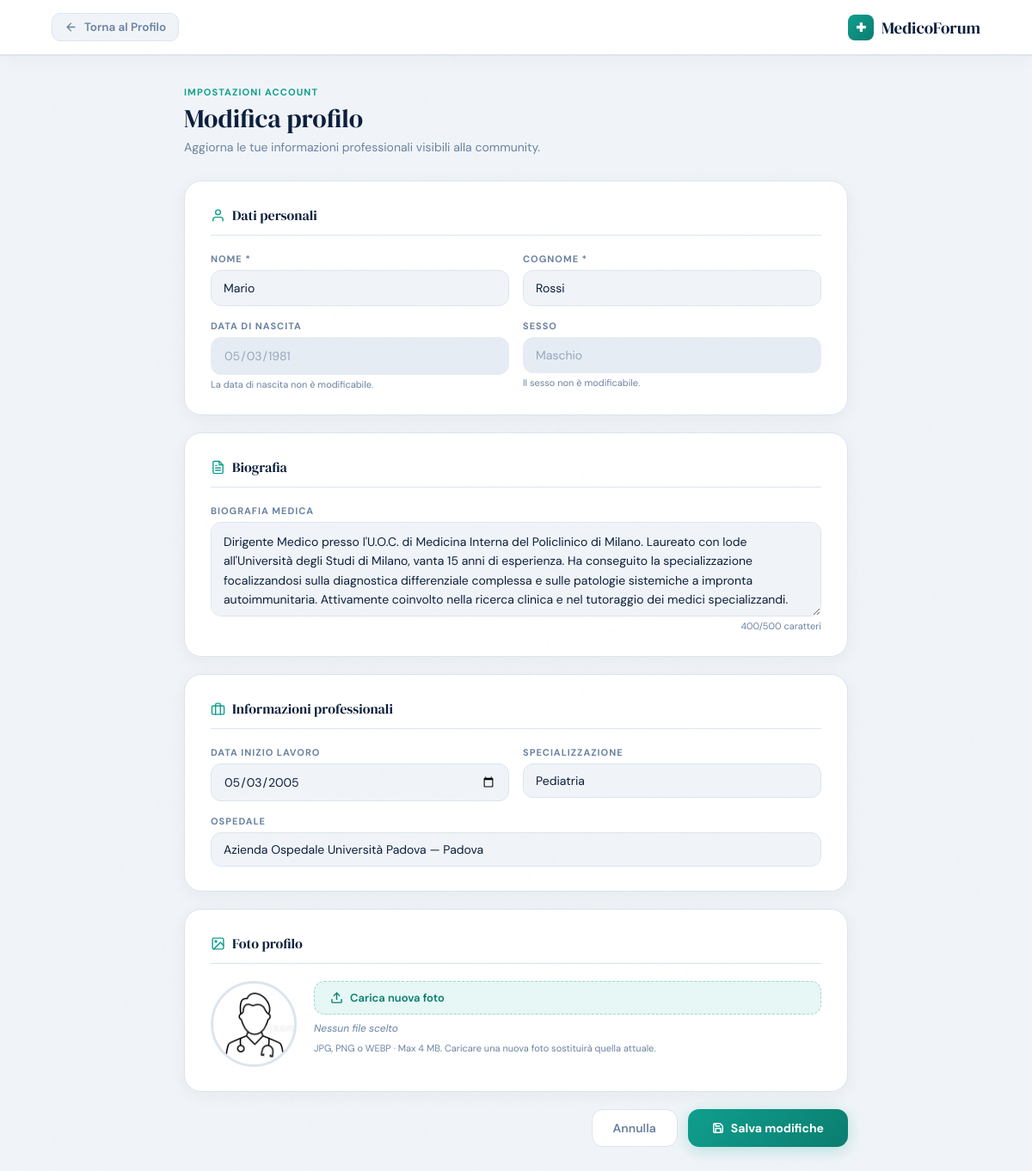
/frontend/modifica_profilo.php (signed in), run on the app's committed database.
### tables this page shows
CREATE TABLE `dottori` (
  `id_dottore` int(11) NOT NULL,
  `nome` varchar(30) NOT NULL,
  `cognome` varchar(30) NOT NULL,
  `sesso` varchar(1) NOT NULL,
  `data_nascita` date DEFAULT NULL,
  `data_inizio_lavoro` date DEFAULT NULL,
  `foto_profilo` varchar(500) DEFAULT NULL,
  `specializzazione` int(11) NOT NULL,
  `ospedale` int(11) NOT NULL,
  `biografia` varchar(500) DEFAULT NULL
);

CREATE TABLE `specializzazioni` (
  `codice` int(11) NOT NULL,
  `nome` varchar(50) NOT NULL,
  `descrizione` varchar(500) DEFAULT NULL
);

CREATE TABLE `ospedali` (
  `id_ospedale` int(11) NOT NULL,
  `nome` varchar(50) NOT NULL,
  `provincia` varchar(50) NOT NULL,
  `citta` varchar(50) NOT NULL,
  `via` varchar(50) NOT NULL,
  `civico` int(11) NOT NULL
);

### frontend/modifica_profilo.php (the view, shortened to what this page needs)
<?php
require_once 'database.php';
try {
  $connessione = new PDO("mysql:host=$host;dbname=$db", $user, $password);
  $connessione->setAttribute(PDO::ATTR_ERRMODE, PDO::ERRMODE_EXCEPTION);
} catch (PDOException $e) {
  die("Errore nella gestione del database: " . $e->getMessage());
}
$sql = "SELECT dottori.nome, dottori.cognome, dottori.biografia, dottori.data_inizio_lavoro,
               dottori.data_nascita, dottori.sesso, dottori.foto_profilo,
               dottori.ospedale AS id_ospedale, dottori.specializzazione AS cod_spec
        FROM dottori
        WHERE id_dottore = ?";
$stmt = $connessione->prepare($sql);
$stmt->execute([$_SESSION['utente']]);
$dottore = $stmt->fetch(PDO::FETCH_ASSOC);
$stmt_spec = $connessione->prepare("SELECT codice, nome FROM specializzazioni ORDER BY nome");
$stmt_spec->execute();
$specializzazioni = $stmt_spec->fetchAll(PDO::FETCH_ASSOC);
$stmt_osp = $connessione->prepare("SELECT id_ospedale, nome, citta FROM ospedali ORDER BY nome");
$stmt_osp->execute();
$ospedali = $stmt_osp->fetchAll(PDO::FETCH_ASSOC);
?>
<!DOCTYPE html>
<html lang="it">
<head>
</head>
<body>
  <header>
    <a href="profilo.php" class="back-btn">
      <svg width="15" height="15" viewBox="0 0 24 24" fill="none" stroke="currentColor" stroke-width="2.2"
        stroke-linecap="round" stroke-linejoin="round">
        <path d="M19 12H5M12 19l-7-7 7-7" />
      </svg>
      Torna al Profilo
    </a>
    <a href="home.php" class="nav-logo">
      <span class="cross">✚</span>
      MedicoForum
    </a>
  </header>
  <div class="page-wrapper">
    <div class="page-header">
      <div class="page-label">Impostazioni account</div>
      <div class="page-title">Modifica profilo</div>
      <div class="page-subtitle">Aggiorna le tue informazioni professionali visibili alla community.</div>
    </div>
    <form method="POST" action="modifica_profilo.php" enctype="multipart/form-data">
      <div class="form-card">
        <div class="card-section-title">
          <svg width="17" height="17" viewBox="0 0 24 24" fill="none" stroke="var(--teal)" stroke-width="2"
            stroke-linecap="round" stroke-linejoin="round">
            <path d="M20 21v-2a4 4 0 0 0-4-4H8a4 4 0 0 0-4 4v2" />
            <circle cx="12" cy="7" r="4" />
          </svg>
          Dati personali
        </div>
        <div class="form-grid">
          <div class="field">
            <label class="field-label" for="nome">Nome *</label>
            <input type="text" id="nome" name="nome" value="<?= htmlspecialchars($dottore['nome']) ?>" required
              maxlength="100">
          </div>
          <div class="field">
            <label class="field-label" for="cognome">Cognome *</label>
            <input type="text" id="cognome" name="cognome" value="<?= htmlspecialchars($dottore['cognome']) ?>" required
              maxlength="100">
          </div>
          <div class="field">
            <label class="field-label">Data di nascita</label>
            <input type="date" id="data_nascita" value="<?= htmlspecialchars($dottore['data_nascita'] ?? '—') ?>"
              readonly>
            <span class="field-hint">La data di nascita non è modificabile.</span>
          </div>
          <div class="field">
            <label class="field-label">Sesso</label>
            <input type="text" value="<?= $dottore['sesso'] === 'm' ? 'Maschio' : 'Femmina' ?>" readonly>
            <span class="field-hint">Il sesso non è modificabile.</span>
          </div>
        </div>
      </div>
      <div class="form-card">
        <div class="card-section-title">
          Biografia
        </div>
        <div class="form-grid full">
          <div class="field">
            <label class="field-label" for="biografia">Biografia medica</label>
            <textarea id="biografia" name="biografia" maxlength="500"
              placeholder="Descrivi la tua esperienza clinica, aree di interesse e approccio alla medicina…"><?= htmlspecialchars($dottore['biografia'] ?? '') ?></textarea>
            <span class="char-count" id="charCount">
              <span id="charNum"><?= mb_strlen($dottore['biografia'] ?? '') ?></span>/500 caratteri
            </span>
          </div>
        </div>
      </div>
      <div class="form-card">
        <div class="card-section-title">
          <svg width="17" height="17" viewBox="0 0 24 24" fill="none" stroke="var(--teal)" stroke-width="2"
            stroke-linecap="round" stroke-linejoin="round">
            <rect x="2" y="7" width="20" height="14" rx="2" />
            <path d="M16 21V5a2 2 0 0 0-2-2h-4a2 2 0 0 0-2 2v16" />
          </svg>
          Informazioni professionali
        </div>
        <div class="form-grid">
          <div class="field">
            <label class="field-label" for="data_inizio_lavoro">Data inizio lavoro</label>
            <input type="date" id="data_inizio_lavoro" name="data_inizio_lavoro"
              value="<?= htmlspecialchars($dottore['data_inizio_lavoro'] ?? '') ?>">
          </div>
          <div class="field">
            <label class="field-label" for="specializzazione">Specializzazione</label>
            <select id="specializzazione" name="specializzazione">
              <?php foreach ($specializzazioni as $s): ?>
                <option value="<?= htmlspecialchars($s['codice']) ?>" <?= $s['codice'] == $dottore['cod_spec'] ? 'selected' : '' ?>>
                  <?= htmlspecialchars($s['nome']) ?>
                </option>
              <?php endforeach; ?>
            </select>
          </div>
          <div class="field" style="grid-column: 1 / -1">
            <label class="field-label" for="ospedale">Ospedale</label>
            <select id="ospedale" name="ospedale">
              <?php foreach ($ospedali as $o): ?>
                <option value="<?= htmlspecialchars($o['id_ospedale']) ?>" <?= $o['id_ospedale'] == $dottore['id_ospedale'] ? 'selected' : '' ?>>
                  <?= htmlspecialchars($o['nome'] . ' — ' . $o['citta']) ?>
                </option>
              <?php endforeach; ?>
            </select>
          </div>
        </div>
      </div>
      <div class="form-card">
        <div class="card-section-title">
          <svg width="17" height="17" viewBox="0 0 24 24" fill="none" stroke="var(--teal)" stroke-width="2"
            stroke-linecap="round" stroke-linejoin="round">
            <rect x="3" y="3" width="18" height="18" rx="2" />
            <circle cx="8.5" cy="8.5" r="1.5" />
            <polyline points="21 15 16 10 5 21" />
          </svg>
          Foto profilo
        </div>
        <div class="foto-wrap">
          <div class="foto-preview-box">
            <img src="img/<?= htmlspecialchars($dottore['foto_profilo']) ?>" id="fotoPreview" alt="Foto attuale">
          </div>
          <div class="foto-upload-col">
            <label class="foto-upload-label" for="foto_profilo">
              <svg width="15" height="15" viewBox="0 0 24 24" fill="none" stroke="currentColor" stroke-width="2.2"
                stroke-linecap="round" stroke-linejoin="round">
                <path d="M21 15v4a2 2 0 0 1-2 2H5a2 2 0 0 1-2-2v-4" />
                <polyline points="17 8 12 3 7 8" />
                <line x1="12" y1="3" x2="12" y2="15" />
              </svg>
              Carica nuova foto
            </label>
            <div class="foto-name" id="fotoName">Nessun file scelto</div>
            <div class="foto-hint">JPG, PNG o WEBP · Max 4 MB. Caricare una nuova foto sostituirà quella attuale.</div>
          </div>
        </div>
      </div>
      <div class="submit-row">
        <a href="profilo.php" class="btn-cancel">Annulla</a>
        <button type="submit" class="btn-save">
          <svg width="14" height="14" viewBox="0 0 24 24" fill="none" stroke="currentColor" stroke-width="2.5"
            stroke-linecap="round" stroke-linejoin="round">
            <path d="M19 21H5a2 2 0 0 1-2-2V5a2 2 0 0 1 2-2h11l5 5v11a2 2 0 0 1-2 2z" />
            <polyline points="17 21 17 13 7 13 7 21" />
            <polyline points="7 3 7 8 15 8" />
          </svg>
          Salva modifiche
        </button>
      </div>
    </form>
  </div>
</body>
</html>

### data on the page
dottori: nome "Mario", cognome "Rossi", data_nascita "05/03/1981", sesso "Maschio", biografia "Dirigente Medico presso l'U.O.C. di Medicina Interna del Policlinico di Milano. Laureato con lode all'Università degli Studi di Milano, vanta 15 anni di esperienza. Ha conseguito la specializzazione focalizzandosi sulla diagnostica differenziale complessa e sulle patologie sistemiche a impronta autoimmunitaria. Attivamente coinvolto nella ricerca clinica e nel tutoraggio dei medici specializzandi.", biografia "400", data_inizio_lavoro "05/03/2005", specializzazione "Pediatria", ospedale "Azienda Ospedale Università Padova — Padova", foto_profilo (placeholder picture)
